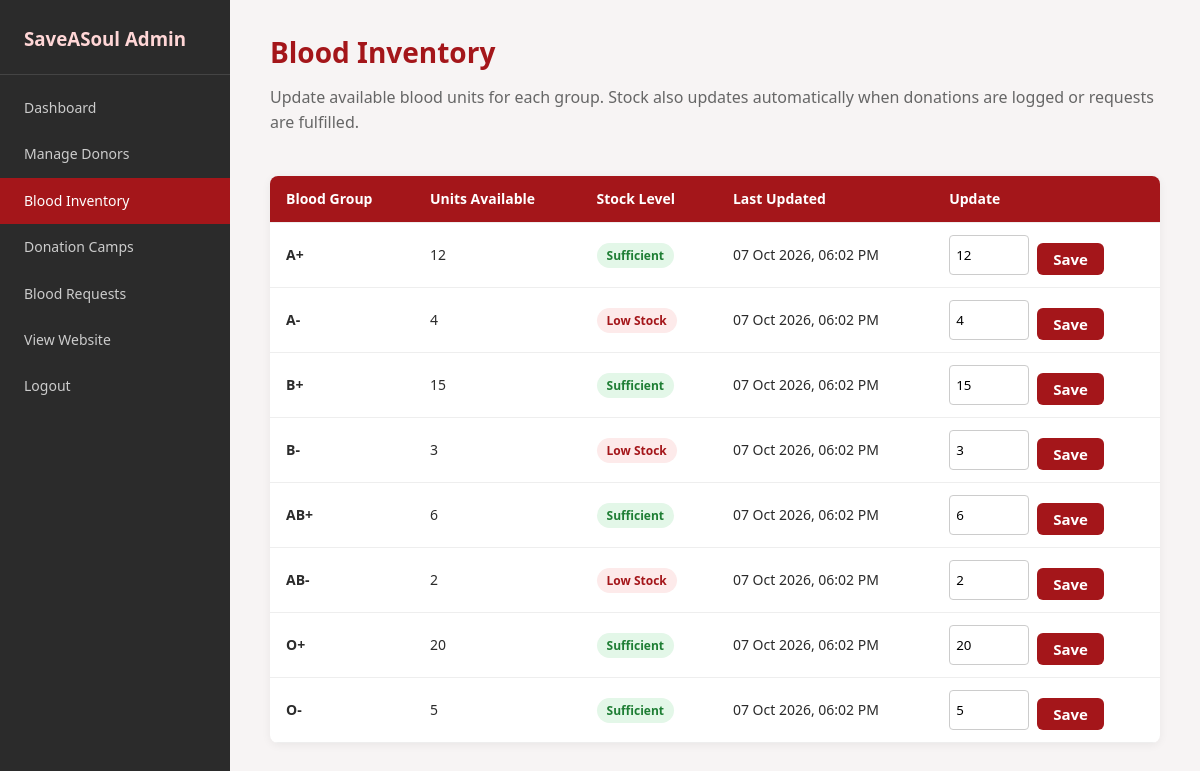
The page /admin/inventory.php (signed in) on the database its author committed.
### tables this page shows
CREATE TABLE blood_inventory (
    inventory_id INT AUTO_INCREMENT PRIMARY KEY,
    blood_group ENUM('A+','A-','B+','B-','AB+','AB-','O+','O-') NOT NULL UNIQUE,
    units_available INT NOT NULL DEFAULT 0,
    last_updated TIMESTAMP DEFAULT CURRENT_TIMESTAMP ON UPDATE CURRENT_TIMESTAMP
);

### admin/inventory.php (the view, shortened to what this page needs)
<?php
require_once '../config.php';
$active = "inventory";
$result = mysqli_query($conn, "SELECT * FROM blood_inventory ORDER BY blood_group ASC");
include 'admin_header.php';
?>
<h2 class="section-title" style="text-align:left;">Blood Inventory</h2>
<p class="section-subtitle" style="text-align:left;">Update available blood units for each group. Stock also updates automatically when donations are logged or requests are fulfilled.</p>
<table>
    <thead>
        <tr>
            <th>Blood Group</th>
            <th>Units Available</th>
            <th>Stock Level</th>
            <th>Last Updated</th>
            <th>Update</th>
        </tr>
    </thead>
    <tbody>
        <?php while ($row = mysqli_fetch_assoc($result)): ?>
            <tr>
                <td><strong><?php echo $row['blood_group']; ?></strong></td>
                <td><?php echo $row['units_available']; ?></td>
                <td>
                    <?php if ($row['units_available'] < 5): ?>
                        <span class="badge badge-low">Low Stock</span>
                    <?php else: ?>
                        <span class="badge badge-ok">Sufficient</span>
                    <?php endif; ?>
                </td>
                <td><?php echo date('d M Y, h:i A', strtotime($row['last_updated'])); ?></td>
                <td>
                    <form method="POST" action="inventory.php" style="display:flex; gap:8px;">
                        <input type="number" name="units_available" value="<?php echo $row['units_available']; ?>" min="0" style="width:80px; padding:6px; border:1px solid #ccc; border-radius:4px;">
                        <button type="submit" class="btn-submit" style="width:auto; padding:6px 16px;">Save</button>
                    </form>
                </td>
            </tr>
        <?php endwhile; ?>
    </tbody>
</table>
<?php include 'admin_footer.php'; ?>

### admin/admin_header.php (shortened to what this page needs)
<!DOCTYPE html>
<html lang="en">
<head>
    <link rel="stylesheet" href="../css/style.css">
</head>
<body>
<div class="admin-layout">
    <div class="sidebar">
        <h3>SaveASoul Admin</h3>
        <a href="dashboard.php" class="<?php echo $active == 'dashboard' ? 'active' : ''; ?>">Dashboard</a>
        <a href="donors.php" class="<?php echo $active == 'donors' ? 'active' : ''; ?>">Manage Donors</a>
        <a href="inventory.php" class="<?php echo $active == 'inventory' ? 'active' : ''; ?>">Blood Inventory</a>
        <a href="camps.php" class="<?php echo $active == 'camps' ? 'active' : ''; ?>">Donation Camps</a>
        <a href="requests.php" class="<?php echo $active == 'requests' ? 'active' : ''; ?>">Blood Requests</a>
        <a href="../index.php">View Website</a>
        <a href="../logout.php">Logout</a>
    </div>
    <div class="admin-content">

### admin/admin_footer.php
    </div>
</div>
</body>
</html>

### css/style.css (style rules this page uses)
* { margin: 0; padding: 0; box-sizing: border-box; font-family: 'Segoe UI', Arial, sans-serif; }
body { background-color: #f7f4f4; color: #2b2b2b; line-height: 1.6; }
a { text-decoration: none; color: inherit; }
.section-title { text-align: center; font-size: 28px; color: #a4161a; margin-bottom: 10px; }
.section-subtitle { text-align: center; color: #666; margin-bottom: 40px; }
.btn-submit { width: 100%; background-color: #a4161a; color: #fff; padding: 12px; border: none; border-radius: 6px; font-size: 15px; font-weight: 600; cursor: pointer; margin-top: 8px; }
table { width: 100%; border-collapse: collapse; background-color: #fff; border-radius: 8px; overflow: hidden; box-shadow: 0 2px 10px rgba(0,0,0,0.06); }
thead { background-color: #a4161a; color: #fff; }
th, td { padding: 12px 16px; text-align: left; font-size: 14px; border-bottom: 1px solid #eee; }
.badge { padding: 4px 10px; border-radius: 20px; font-size: 12px; font-weight: 600; }
.badge-low { background-color: #fdeaea; color: #a4161a; }
.badge-ok { background-color: #e3f7e8; color: #1e7e34; }
.admin-layout { display: flex; min-height: 100vh; }
.sidebar { width: 230px; background-color: #2b2b2b; color: #fff; padding: 24px 0; }
.sidebar h3 { padding: 0 24px 20px 24px; color: #ffd6d6; border-bottom: 1px solid #444; margin-bottom: 10px; }
.sidebar a { display: block; padding: 12px 24px; color: #ccc; font-size: 14px; transition: background-color 0.2s; }
.sidebar a:hover, .sidebar a.active { background-color: #a4161a; color: #fff; }
.admin-content { flex: 1; padding: 30px 40px; }

### rows shown on the page
blood_inventory: blood_group "A+", units_available "12", shows "Sufficient", last_updated "07 Oct 2026, 06:02 PM"
blood_inventory: blood_group "A-", units_available "4", shows "Low Stock", last_updated "07 Oct 2026, 06:02 PM"
blood_inventory: blood_group "B+", units_available "15", shows "Sufficient", last_updated "07 Oct 2026, 06:02 PM"
blood_inventory: blood_group "B-", units_available "3", shows "Low Stock", last_updated "07 Oct 2026, 06:02 PM"
blood_inventory: blood_group "AB+", units_available "6", shows "Sufficient", last_updated "07 Oct 2026, 06:02 PM"
blood_inventory: blood_group "AB-", units_available "2", shows "Low Stock", last_updated "07 Oct 2026, 06:02 PM"
blood_inventory: blood_group "O+", units_available "20", shows "Sufficient", last_updated "07 Oct 2026, 06:02 PM"
blood_inventory: blood_group "O-", units_available "5", shows "Sufficient", last_updated "07 Oct 2026, 06:02 PM"
